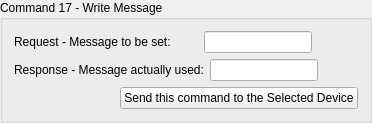
             <widget class="QGroupBox" name="command_17_group">
              <property name="title">
               <string>Command 17 - Write Message</string>
              </property>
              <layout class="QVBoxLayout" name="verticalLayout_24">
               <item>
                <layout class="QHBoxLayout" name="horizontalLayout_59">
                 <item>
                  <widget class="QLabel" name="label_54">
                   <property name="text">
                    <string>Request - Message to be set:        </string>
                   </property>
                  </widget>
                 </item>
                 <item>
                  <widget class="QLineEdit" name="lineEdit_command17_request_message"/>
                 </item>
                 <item>
                  <spacer name="horizontalSpacer_79">
                   <property name="orientation">
                    <enum>Qt::Horizontal</enum>
                   </property>
                   <property name="sizeHint" stdset="0">
                    <size>
                     <width>40</width>
                     <height>20</height>
                    </size>
                   </property>
                  </spacer>
                 </item>
                </layout>
               </item>
               <item>
                <layout class="QHBoxLayout" name="horizontalLayout_60">
                 <item>
                  <widget class="QLabel" name="label_55">
                   <property name="text">
                    <string>Response - Message actually used:</string>
                   </property>
                  </widget>
                 </item>
                 <item>
                  <widget class="QLineEdit" name="lineEdit_command17_response_message">
                   <property name="readOnly">
                    <bool>true</bool>
                   </property>
                  </widget>
                 </item>
                 <item>
                  <spacer name="horizontalSpacer_80">
                   <property name="orientation">
                    <enum>Qt::Horizontal</enum>
                   </property>
                   <property name="sizeHint" stdset="0">
                    <size>
                     <width>40</width>
                     <height>20</height>
                    </size>
                   </property>
                  </spacer>
                 </item>
                </layout>
               </item>
               <item alignment="Qt::AlignRight">
                <widget class="QPushButton" name="send_command17_button">
                 <property name="text">
                  <string>Send this command to the Selected Device</string>
                 </property>
                </widget>
               </item>
              </layout>
             </widget>
